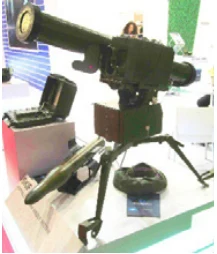
#> input picture app/src/main/assets/images/atgm-skif-luch-v13-0.webp, 217 x 254 px
$ python -i apply_card_quality_196.py   (imports and definitions only)
#> lines starting #> are read from the running program, lines starting #| are printed output that depends on the picture
"""Apply the reviewed, factual-scope-preserving catalog 195 -> 196 correction.

Requires the exact recovered public catalog. Does not import private photo research.
"""
import copy
import hashlib
import json
from pathlib import Path

from build_catalog import ROOT, ASSETS, validate

BASE_SHA256 = '7bffb7dfcd684958a3a183b4d49f4e4a7f11f6d4769d4fefa3ba5ba39560430a'
REPORT = ROOT / 'research/catalog-quality-196'
REMOVED_ID = 'pptx-v166-tm-124'
CANONICAL_ID = 'eng-pdf-v7-119'
REMOVED_MAP = {REMOVED_ID: CANONICAL_ID,
               'ordnance-v27-m430a1-hedp': 'ordnance-v29-ga-0128'}
TABLE_CARDS = ['atgm-9k111-fagot', 'atgm-konkurs-9m113',
               'ordnance-v29-ga-0299', 'ordnance-v29-ga-0300', 'ordnance-v29-ga-0301']
VARIANTS = {
    'ordnance-v29-ga-0543': ['SAPHEI', 'HEI', 'C-UAV / HE-AB', 'TP'],
    'ordnance-v29-ga-0546': ['APFSDS-T', 'GPR-PD-T', 'GPR-AB-T', 'A3B', 'TP-T', 'TPRR-T'],
    'ordnance-v29-ga-0547': ['HE-PD', 'HE-PROX', 'HE-PF-IM6-OES', 'HE-PFF-IM84',
                            'SAPIM345', 'TP / TP-T', 'FNF'],
}
TITLES = {
    'mine-audit-v25-us-m26': 'M26 — противопехотная мина',
    'ordnance-v29-ga-0172': 'M26 — ручная осколочная граната',
    'mine-audit-v25-us-m23': 'M23 — химическая мина',
    'ordnance-v29-ga-0152': 'M23 — винтовочная сигнальная граната',
    'ordnance-v29-ga-0191': 'M69 — учебная ручная граната',
    'ordnance-v29-ga-0400': 'M69 — проект учебного аналога M66',
}


def format_tables(body):
    """Preserve every cell, presenting wider tables in the reader's two columns."""
    blocks = body.split('\n\n')
    changed = 0
    for i, block in enumerate(blocks):
        if not block.startswith('|'):
            continue
        rows = [[cell.strip() for cell in line.strip().strip('|').split('|')]
                for line in block.splitlines()]
        if len(rows[0]) <= 2:
            continue
        headers = rows[0]
        assert all(len(row) == len(headers) for row in rows)
        formatted = [f'| {headers[0]} | Сведения |', '| --- | --- |']
        for row in rows[2:]:
            value = '; '.join(f'{label}: {text}' for label, text in zip(headers[1:], row[1:]))
            formatted.append(f'| {row[0]} | {value} |')
        blocks[i] = '\n'.join(formatted)
        changed += 1
    assert changed == 1
    return '\n\n'.join(blocks)


def revise(original):
    assert original['contentVersion'] == 195
    data = copy.deepcopy(original)
    cards = {c['id']: c for c in data['cards']}
    actions = []
    filler = ', указанный в переводном справочнике боеприпасов для БПЛА'
    handbook = [c for c in data['cards'] if filler in c['body']]
    assert len(handbook) == 177
    for card in handbook:
        card['body'] = card['body'].replace(filler, '').replace(
            '## Обозначение\n\nОбозначение в таблице:',
            '## Примечания к источнику\n\nОбозначение в исходной таблице:')
        card['summary'] = card['summary'].replace(filler, '')
    actions.append(dict(kind='handbook-copy-edit', cardIds=[c['id'] for c in handbook],
                        detail='Removed boilerplate and moved repeated source designations into reader notes. Source-only status, provenance and all product claims retained.'))

    for cid in TABLE_CARDS:
        cards[cid]['body'] = format_tables(cards[cid]['body'])
    actions.append(dict(kind='reader-table-format', cardIds=TABLE_CARDS))
    for cid, labels in VARIANTS.items():
        blocks = cards[cid]['body'].split('\n\n')
        positions = [i for i, b in enumerate(blocks) if b.startswith('|')]
        assert len(positions) == len(labels)
        for i, label in zip(positions, labels):
            blocks[i] = f'## {label}\n\n' + blocks[i]
        cards[cid]['body'] = '\n\n'.join(b for b in blocks if b != '## Характеристики')
    actions.append(dict(kind='manufacturer-variant-headings', cardIds=list(VARIANTS),
        sources=['https://knds.com/en/products/ammunition/30x113-mm-b',
                 'https://knds.com/en/products/ammunition/40-mm-cta',
                 'https://knds.com/en/products/ammunition/76-mm-l62-naval']))
    for cid, title in TITLES.items():
        old_title = cards[cid]['title']
        cards[cid]['title'] = title
        if old_title not in cards[cid]['tags']:
            cards[cid]['tags'].append(old_title)
    actions.append(dict(kind='disambiguate-different-models', cardIds=list(TITLES)))

    canonical, duplicate = cards[CANONICAL_ID], cards[REMOVED_ID]
    assert canonical['title'] == duplicate['title'] == 'ТМ-124'
    assert canonical['countries'] == duplicate['countries'] == ['ua']
    # New relationship IDs avoid collisions when an older saved card is archived
    # and retained by the production updater. Reuse already-public media paths.
    extra = copy.deepcopy(duplicate['images'][0])
    extra.update(id='quality196-tm124-presentation', position=1)
    canonical['images'].append(extra)
    source = copy.deepcopy(duplicate['sources'][0])
    source['id'] = 'quality196-tm124-presentation-source'
    canonical['sources'].append(source)
    limitations = duplicate['body'].split('## Источник и ограничения\n\n', 1)[1].strip()
    canonical['body'] += '\n## Примечания к источнику\n\n' + limitations + '\n'
    data['cards'] = [c for c in data['cards'] if c['id'] != REMOVED_ID]
    actions.append(dict(kind='merge-duplicate', removedId=REMOVED_ID, canonicalId=CANONICAL_ID,
        detail='Preserved both published images and document citations. Saved withdrawn cards remain archived and accessible under the existing ContentUpdater policy.'))

    old_m430 = cards['ordnance-v27-m430a1-hedp']
    m430 = cards['ordnance-v29-ga-0128']
    assert old_m430['countries'] == m430['countries'] == ['us']
    assert hashlib.sha256((ASSETS / old_m430['images'][0]['localPath']).read_bytes()).digest() == \
           hashlib.sha256((ASSETS / m430['images'][0]['localPath']).read_bytes()).digest()
    m430['title'] = 'M430A1 HEDP'
    m430['tags'] = list(dict.fromkeys(m430['tags'] + old_m430['tags']))
    for i, source in enumerate(old_m430['sources']):
        source = copy.deepcopy(source)
        source['id'] = f'quality196-m430a1-source-{i}'
        m430['sources'].append(source)
    # Keep the older document wording and unit presentation available, while
    # showing one article and one copy of the already identical illustration.
    m430['body'] += ('\n## Служебные сведения\n\n'
        'Архив объединённой записи M430A1 HEDP; исходные формулировки сохранены.\n\n' + old_m430['body'])
    data['cards'] = [c for c in data['cards'] if c['id'] not in REMOVED_MAP]
    actions.append(dict(kind='merge-duplicate', removedId=old_m430['id'], canonicalId=m430['id'],
        detail='Same US model, dimensions, mass, filling and identical exterior image. Retained all document citations and archived original wording.'))

    # The 40-mm signal round and the 105-mm HEAT round share an index, not a
    # silhouette. The Army sheet on PDF 606 explicitly names all three signals.
    m662 = cards['ordnance-v29-ga-0135']
    family = cards['ordnance-v29-ga-0132']['images'][0]
    for field in ('localPath', 'thumbnailPath', 'width', 'height'):
        m662['images'][0][field] = family[field]
    m662['images'][0]['caption'] = ('40-мм M662: общий наружный рисунок M583A1 / M661 / M662 из '
        'TM 43-0001-28, печатная с. 6-35, PDF 606. Источник прямо перечисляет три исполнения; '
        'рисунок не показывает различия цветов сигнала. Армия США; общественное достояние США. Не фотография.')
    m662['thumbnailPath'] = family['thumbnailPath']
    for source in m662['sources']:
        if source['id'].startswith('exterior-190-'):
            source['title'] = ('Архив прежней ошибочной привязки: TM 43-0001-28, PDF 234 '
                'показывает 105-мм M662, а не 40-мм сигнальный M662; иллюстрация заменена')
    m662['sources'].append(dict(id='quality196-m662-figure',
        title='Армия США — TM 43-0001-28, печатная с. 6-35, PDF 606: M583A1 / M661 / M662',
        url='https://www.bulletpicker.com/pdf/TM-43-0001-28-1994.pdf', accessedAt='2026-10-20'))
    actions.append(dict(kind='correct-document-illustrations', cardIds=[m662['id']]))

    illustrations = json.loads((REPORT / 'illustrations.json').read_text())
    for figure in illustrations['figures']:
        card = cards[figure['cardId']]
        picture = card['images'][0]
        for field in ('localPath', 'thumbnailPath', 'width', 'height'):
            picture[field] = figure[field]
        for field, checksum in [('localPath', 'sha256'), ('thumbnailPath', 'thumbnailSha256')]:
            assert hashlib.sha256((ASSETS / figure[field]).read_bytes()).hexdigest() == figure[checksum]
        picture['caption'] = (f"Документальный рисунок, не фотография: {figure['label']}. "
            f"Армия США, TM 43-0001-28, печатная с. {figure['printedPage']}, лист PDF {figure['pdfPage']}. "
            'Извлечён только внешний вид; схема разреза и текст страницы исключены. Общественное достояние США.')
        card['thumbnailPath'] = figure['thumbnailPath']
        card['sources'].append(dict(id=card['id'] + '-quality196-figure',
            title=f"Армия США — TM 43-0001-28, печатная с. {figure['printedPage']}, PDF {figure['pdfPage']}: внешний вид",
            url=illustrations['source'], accessedAt='2026-10-20'))
    actions.append(dict(kind='correct-document-illustrations',
                        cardIds=[f['cardId'] for f in illustrations['figures']]))
    withdrawn_pictures = ['ordnance-v29-ga-0223', 'ordnance-v29-ga-0492', 'ordnance-v29-ga-0193']
    for cid in withdrawn_pictures:
        card = cards[cid]
        card['images'] = []
        card['thumbnailPath'] = None
        for source in card['sources']:
            if cid == 'ordnance-v29-ga-0193' and source['id'].startswith('exterior-190-'):
                source['title'] = ('Архив прежней ошибочной привязки: TM 43-0001-29, PDF 65; '
                    'изображение не подтверждает учебную Mk 1A1 и удалено')
        card['body'] += ('\n## Примечания к источнику\n\n'
            'Ранее привязанная страница справочника не показывала внешний вид этой модели; '
            'ошибочная иллюстрация удалена.\n')
    actions.append(dict(kind='withdraw-non-illustrations',
                        cardIds=withdrawn_pictures,
                        detail='Compatibility table, packaging data and illustration of a different grenade are not exact exterior illustrations. No substitute model is presented as exact.'))
    before = {c['id']: c for c in original['cards']}
    changed = []
    for card in data['cards']:
        assert card['rowid'] == before[card['id']]['rowid']
        if card != before[card['id']]:
            card['searchProjection'] = 'reader'
            changed.append(card['id'])
    data['contentVersion'] = 196
    validate(data)
    return data, dict(fromVersion=195, contentVersion=196, changedCards=changed,
        removedIds=list(REMOVED_MAP), counts=dict(cards=len(data['cards']),
        images=sum(len(c['images']) for c in data['cards'])), actions=actions)


def main():
    path = ROOT / 'content/catalog.json'
    raw = path.read_bytes()
    if hashlib.sha256(raw).hexdigest() != BASE_SHA256:
        raise SystemExit('Expected the exact public catalog 195; no files changed.')
    original = json.loads(raw)
    data, report = revise(original)
    REPORT.mkdir(parents=True, exist_ok=True)
    # Small fixtures are sufficient to exercise real Android withdrawal behavior.
    (REPORT / 'withdrawn-card.json').write_text(json.dumps(
        next(c for c in original['cards'] if c['id'] == REMOVED_ID), ensure_ascii=False, indent=2) + '\n')
    path.write_text(json.dumps(data, ensure_ascii=False, indent=2) + '\n')
    report['sourceSha256'] = hashlib.sha256(path.read_bytes()).hexdigest()
    (REPORT / 'changes.json').write_text(json.dumps(report, ensure_ascii=False, indent=2) + '\n')
    print(json.dumps(dict(changedCards=len(report['changedCards']), **report['counts']), ensure_ascii=False))


# [2 lines not run here, left out]

>>> import cv2
>>> picture = cv2.imread('../app/src/main/assets/images/atgm-skif-luch-v13-0.webp', cv2.IMREAD_GRAYSCALE)
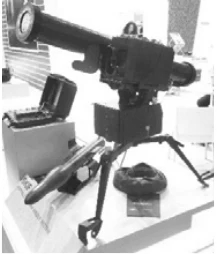
#> picture: shape (254, 217); min 32, max 255, mean 177.5
#> (the run stopped early here; a loop or call above may not have finished)

$ run again, on app/src/main/assets/images/commons-v48-9m55-family.webp
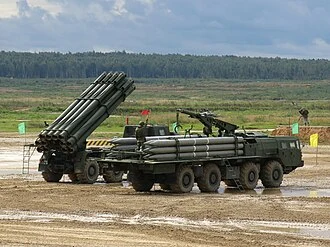
#> input picture app/src/main/assets/images/commons-v48-9m55-family.webp, 330 x 247 px
#> `picture = cv2.imread('../app/src/main/assets/images/atgm-skif-luch-v13..`:
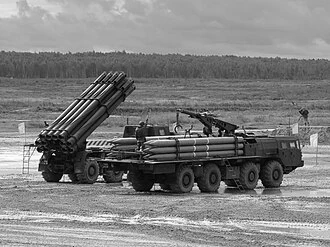
#> picture: shape (247, 330); min 0, max 255, mean 127.6

$ run again, on app/src/main/assets/images/commons-v48-gepard35-family.webp
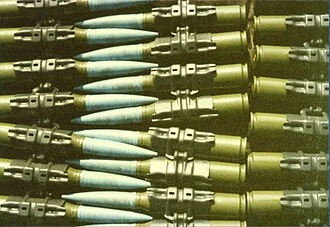
#> input picture app/src/main/assets/images/commons-v48-gepard35-family.webp, 330 x 227 px
#> `picture = cv2.imread('../app/src/main/assets/images/atgm-skif-luch-v13..`:
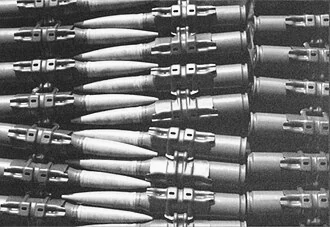
#> picture: shape (227, 330); min 4, max 252, mean 112.3
